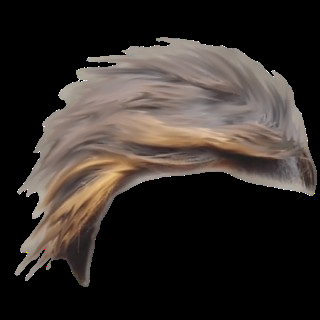
#> input picture hair1-removebg-preview.png, 320 x 320 px
$ python HairOverlay-1-Static.py
#> lines starting #> are read from the running program, lines starting #| are printed output that depends on the picture; after the words box and inside, x2 and y2 are one past the last pixel; in counts of white or black regions, pixels touching at a corner belong together
import numpy as np
import cv2

# Setup camera
cap = cv2.VideoCapture(0)

# Read logo and resize from image path
logo = cv2.imread('chadcut.jpg')
logo = cv2.imread('hair1-removebg-preview.png')
#> logo is the input picture: shape (320, 320, 3); mean B, G, R 40.7, 44.7, 51.2

# Adjust the size for a wider overlay
width, height = 200, 200  # Wider and proportional size
logo = cv2.resize(logo, (width, height))
#> logo: shape (200, 200, 3)

# Create a mask of the logo
img2gray = cv2.cvtColor(logo, cv2.COLOR_BGR2GRAY)
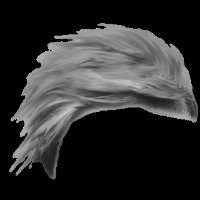
#> img2gray: shape (200, 200); min 0, max 226, mean 46.2
ret, mask = cv2.threshold(img2gray, 1, 255, cv2.THRESH_BINARY)
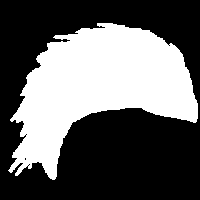
#> mask: shape (200, 200); 38.6% white; 1 white region, box (x1, y1, x2, y2) and area: (8, 23, 198, 180) 15432

# Offset to elevate the logo
elevation_offset = 50  # Adjust this value to raise the overlay higher

while True:
    # Capture frame-by-frame
    ret, frame = cap.read()
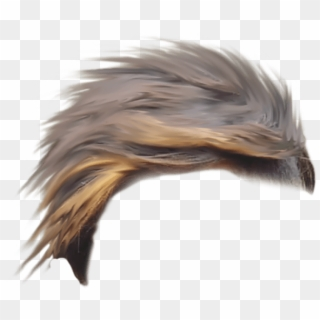
#> input picture images/hair1.png, 320 x 320 px, given in place of the camera
#> frame is the input picture: shape (320, 320, 3); mean B, G, R 197.6, 201.3, 207.5

    # Get frame dimensions
    frame_height, frame_width, _ = frame.shape
#> frame_height = 320; frame_width = 320

    # Calculate the center of the frame for the overlay position
    x_center = frame_width // 2 - width // 2
#> x_center = 60
    y_center = frame_height // 2 - height // 2 - elevation_offset
#> y_center = 10

    # Ensure the y_center doesn't go out of bounds
    y_center = max(0, y_center)

    # Define the Region of Interest (ROI)
    roi = frame[y_center:y_center + height, x_center:x_center + width]
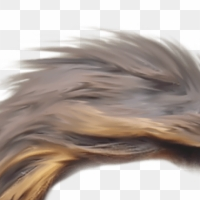
#> roi: shape (200, 200, 3); mean B, G, R 159.2, 166.6, 178.7

    # Ensure the ROI size matches the logo size
    roi[np.where(mask)] = 0  # Black-out the area of the logo
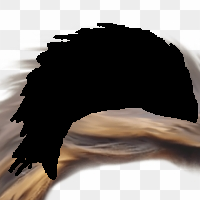
#> roi: shape (200, 200, 3); mean B, G, R 109.7, 114.3, 120.7
    roi += logo  # Add the logo
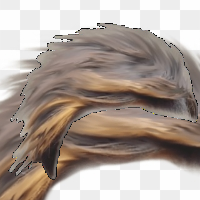
#> roi: shape (200, 200, 3); mean B, G, R 150.4, 158.9, 171.9

    # Display the resulting frame
    cv2.imshow('WebCam', frame)
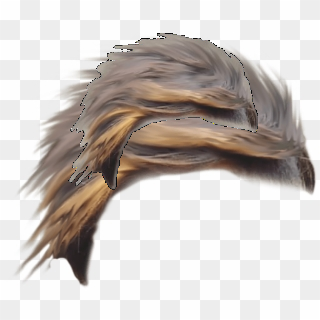
#> window 'WebCam': shape (320, 320, 3); mean B, G, R 194.2, 198.3, 204.8
    if cv2.waitKey(1) == ord('q'):
#> (key q is pressed here)
        break

# When everything is done, release the capture
cap.release()
cv2.destroyAllWindows()
